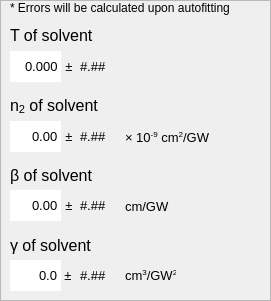
               <widget class="QFrame" name="frame_9">
                <property name="geometry">
                 <rect>
                  <x>600</x>
                  <y>60</y>
                  <width>271</width>
                  <height>301</height>
                 </rect>
                </property>
                <property name="frameShape">
                 <enum>QFrame::StyledPanel</enum>
                </property>
                <property name="frameShadow">
                 <enum>QFrame::Raised</enum>
                </property>
                <widget class="QLabel" name="label_107">
                 <property name="geometry">
                  <rect>
                   <x>10</x>
                   <y>230</y>
                   <width>201</width>
                   <height>31</height>
                  </rect>
                 </property>
                 <property name="font">
                  <font>
                   <pointsize>12</pointsize>
                  </font>
                 </property>
                 <property name="text">
                  <string>&lt;html&gt;&amp;gamma; of solvent&lt;/html&gt;</string>
                 </property>
                </widget>
                <widget class="QDoubleSpinBox" name="solventOA_betaSummary_doubleSpinBox">
                 <property name="geometry">
                  <rect>
                   <x>10</x>
                   <y>190</y>
                   <width>51</width>
                   <height>31</height>
                  </rect>
                 </property>
                 <property name="font">
                  <font>
                   <pointsize>10</pointsize>
                  </font>
                 </property>
                 <property name="contextMenuPolicy">
                  <enum>Qt::NoContextMenu</enum>
                 </property>
                 <property name="locale">
                  <locale language="English" country="UnitedStates"/>
                 </property>
                 <property name="frame">
                  <bool>false</bool>
                 </property>
                 <property name="alignment">
                  <set>Qt::AlignRight|Qt::AlignTrailing|Qt::AlignVCenter</set>
                 </property>
                 <property name="readOnly">
                  <bool>true</bool>
                 </property>
                 <property name="buttonSymbols">
                  <enum>QAbstractSpinBox::NoButtons</enum>
                 </property>
                 <property name="maximum">
                  <double>100000000.000000000000000</double>
                 </property>
                 <property name="value">
                  <double>0.000000000000000</double>
                 </property>
                </widget>
                <widget class="QLabel" name="label_109">
                 <property name="geometry">
                  <rect>
                   <x>10</x>
                   <y>160</y>
                   <width>201</width>
                   <height>31</height>
                  </rect>
                 </property>
                 <property name="font">
                  <font>
                   <pointsize>12</pointsize>
                  </font>
                 </property>
                 <property name="text">
                  <string>&lt;html&gt;&lt;head/&gt;&lt;body&gt;&lt;p&gt;&amp;beta; of solvent&lt;/p&gt;&lt;/body&gt;&lt;/html&gt;</string>
                 </property>
                </widget>
                <widget class="QDoubleSpinBox" name="solventOA_gammaSummary_doubleSpinBox">
                 <property name="geometry">
                  <rect>
                   <x>10</x>
                   <y>260</y>
                   <width>51</width>
                   <height>31</height>
                  </rect>
                 </property>
                 <property name="font">
                  <font>
                   <pointsize>10</pointsize>
                  </font>
                 </property>
                 <property name="contextMenuPolicy">
                  <enum>Qt::NoContextMenu</enum>
                 </property>
                 <property name="locale">
                  <locale language="English" country="UnitedStates"/>
                 </property>
                 <property name="frame">
                  <bool>false</bool>
                 </property>
                 <property name="alignment">
                  <set>Qt::AlignRight|Qt::AlignTrailing|Qt::AlignVCenter</set>
                 </property>
                 <property name="readOnly">
                  <bool>true</bool>
                 </property>
                 <property name="buttonSymbols">
                  <enum>QAbstractSpinBox::NoButtons</enum>
                 </property>
                 <property name="decimals">
                  <number>1</number>
                 </property>
                 <property name="maximum">
                  <double>100000000.000000000000000</double>
                 </property>
                </widget>
                <widget class="QLabel" name="label_110">
                 <property name="geometry">
                  <rect>
                   <x>61</x>
                   <y>190</y>
                   <width>16</width>
                   <height>31</height>
                  </rect>
                 </property>
                 <property name="font">
                  <font>
                   <pointsize>10</pointsize>
                  </font>
                 </property>
                 <property name="text">
                  <string>±</string>
                 </property>
                 <property name="alignment">
                  <set>Qt::AlignCenter</set>
                 </property>
                </widget>
                <widget class="QLabel" name="label_111">
                 <property name="geometry">
                  <rect>
                   <x>125</x>
                   <y>191</y>
                   <width>91</width>
                   <height>31</height>
                  </rect>
                 </property>
                 <property name="font">
                  <font>
                   <pointsize>10</pointsize>
                  </font>
                 </property>
                 <property name="text">
                  <string>&lt;html&gt;&lt;head/&gt;&lt;body&gt;&lt;p&gt;cm/GW&lt;/p&gt;&lt;/body&gt;&lt;/html&gt;</string>
                 </property>
                </widget>
                <widget class="QLabel" name="solventOA_betaErrorSummary_label">
                 <property name="geometry">
                  <rect>
                   <x>80</x>
                   <y>190</y>
                   <width>41</width>
                   <height>31</height>
                  </rect>
                 </property>
                 <property name="font">
                  <font>
                   <pointsize>10</pointsize>
                  </font>
                 </property>
                 <property name="text">
                  <string>#.##</string>
                 </property>
                 <property name="alignment">
                  <set>Qt::AlignLeading|Qt::AlignLeft|Qt::AlignVCenter</set>
                 </property>
                </widget>
                <widget class="QLabel" name="solventOA_gammaErrorSummary_label">
                 <property name="geometry">
                  <rect>
                   <x>80</x>
                   <y>260</y>
                   <width>41</width>
                   <height>31</height>
                  </rect>
                 </property>
                 <property name="font">
                  <font>
                   <pointsize>10</pointsize>
                  </font>
                 </property>
                 <property name="text">
                  <string>#.##</string>
                 </property>
                 <property name="alignment">
                  <set>Qt::AlignLeading|Qt::AlignLeft|Qt::AlignVCenter</set>
                 </property>
                </widget>
                <widget class="QLabel" name="label_112">
                 <property name="geometry">
                  <rect>
                   <x>125</x>
                   <y>260</y>
                   <width>51</width>
                   <height>31</height>
                  </rect>
                 </property>
                 <property name="font">
                  <font>
                   <pointsize>10</pointsize>
                  </font>
                 </property>
                 <property name="text">
                  <string>&lt;html&gt;&lt;head/&gt;&lt;body&gt;&lt;p&gt;cm&lt;sup&gt;3&lt;/sup&gt;/GW&lt;sup&gt;2&lt;/sup&gt;&lt;/p&gt;&lt;/body&gt;&lt;/html&gt;</string>
                 </property>
                </widget>
                <widget class="QLabel" name="label_113">
                 <property name="geometry">
                  <rect>
                   <x>60</x>
                   <y>260</y>
                   <width>16</width>
                   <height>31</height>
                  </rect>
                 </property>
                 <property name="font">
                  <font>
                   <pointsize>10</pointsize>
                  </font>
                 </property>
                 <property name="text">
                  <string>±</string>
                 </property>
                 <property name="alignment">
                  <set>Qt::AlignCenter</set>
                 </property>
                </widget>
                <widget class="QLabel" name="label_116">
                 <property name="geometry">
                  <rect>
                   <x>10</x>
                   <y>20</y>
                   <width>201</width>
                   <height>31</height>
                  </rect>
                 </property>
                 <property name="font">
                  <font>
                   <pointsize>12</pointsize>
                  </font>
                 </property>
                 <property name="text">
                  <string>T of solvent</string>
                 </property>
                 <property name="textFormat">
                  <enum>Qt::PlainText</enum>
                 </property>
                </widget>
                <widget class="QLabel" name="solventOA_TErrorSummary_label">
                 <property name="geometry">
                  <rect>
                   <x>80</x>
                   <y>51</y>
                   <width>41</width>
                   <height>31</height>
                  </rect>
                 </property>
                 <property name="font">
                  <font>
                   <pointsize>10</pointsize>
                  </font>
                 </property>
                 <property name="text">
                  <string>#.##</string>
                 </property>
                 <property name="alignment">
                  <set>Qt::AlignLeading|Qt::AlignLeft|Qt::AlignVCenter</set>
                 </property>
                </widget>
                <widget class="QDoubleSpinBox" name="solventOA_TSummary_doubleSpinBox">
                 <property name="geometry">
                  <rect>
                   <x>10</x>
                   <y>51</y>
                   <width>51</width>
                   <height>31</height>
                  </rect>
                 </property>
                 <property name="font">
                  <font>
                   <pointsize>10</pointsize>
                  </font>
                 </property>
                 <property name="contextMenuPolicy">
                  <enum>Qt::NoContextMenu</enum>
                 </property>
                 <property name="locale">
                  <locale language="English" country="UnitedStates"/>
                 </property>
                 <property name="frame">
                  <bool>false</bool>
                 </property>
                 <property name="alignment">
                  <set>Qt::AlignRight|Qt::AlignTrailing|Qt::AlignVCenter</set>
                 </property>
                 <property name="readOnly">
                  <bool>true</bool>
                 </property>
                 <property name="buttonSymbols">
                  <enum>QAbstractSpinBox::NoButtons</enum>
                 </property>
                 <property name="decimals">
                  <number>3</number>
                 </property>
                 <property name="minimum">
                  <double>-100000000.000000000000000</double>
                 </property>
                 <property name="maximum">
                  <double>100000000.000000000000000</double>
                 </property>
                </widget>
                <widget class="QLabel" name="label_118">
                 <property name="geometry">
                  <rect>
                   <x>61</x>
                   <y>51</y>
                   <width>16</width>
                   <height>31</height>
                  </rect>
                 </property>
                 <property name="font">
                  <font>
                   <pointsize>10</pointsize>
                  </font>
                 </property>
                 <property name="text">
                  <string>±</string>
                 </property>
                 <property name="alignment">
                  <set>Qt::AlignCenter</set>
                 </property>
                </widget>
                <widget class="QLabel" name="label_119">
                 <property name="geometry">
                  <rect>
                   <x>10</x>
                   <y>0</y>
                   <width>251</width>
                   <height>16</height>
                  </rect>
                 </property>
                 <property name="text">
                  <string>* Errors will be calculated upon autofitting</string>
                 </property>
                </widget>
                <widget class="QDoubleSpinBox" name="solventOA_n2Summary_doubleSpinBox">
                 <property name="geometry">
                  <rect>
                   <x>10</x>
                   <y>121</y>
                   <width>51</width>
                   <height>31</height>
                  </rect>
                 </property>
                 <property name="font">
                  <font>
                   <pointsize>10</pointsize>
                  </font>
                 </property>
                 <property name="contextMenuPolicy">
                  <enum>Qt::NoContextMenu</enum>
                 </property>
                 <property name="locale">
                  <locale language="English" country="UnitedStates"/>
                 </property>
                 <property name="frame">
                  <bool>false</bool>
                 </property>
                 <property name="alignment">
                  <set>Qt::AlignRight|Qt::AlignTrailing|Qt::AlignVCenter</set>
                 </property>
                 <property name="readOnly">
                  <bool>true</bool>
                 </property>
                 <property name="buttonSymbols">
                  <enum>QAbstractSpinBox::NoButtons</enum>
                 </property>
                 <property name="minimum">
                  <double>-100000000.000000000000000</double>
                 </property>
                 <property name="maximum">
                  <double>100000000.000000000000000</double>
                 </property>
                 <property name="value">
                  <double>0.000000000000000</double>
                 </property>
                </widget>
                <widget class="QLabel" name="label_108">
                 <property name="geometry">
                  <rect>
                   <x>10</x>
                   <y>90</y>
                   <width>201</width>
                   <height>31</height>
                  </rect>
                 </property>
                 <property name="font">
                  <font>
                   <pointsize>12</pointsize>
                  </font>
                 </property>
                 <property name="text">
                  <string>&lt;html&gt;&lt;head/&gt;&lt;body&gt;&lt;p&gt;n&lt;span style=&quot; vertical-align:sub;&quot;&gt;2&lt;/span&gt; of solvent&lt;/p&gt;&lt;/body&gt;&lt;/html&gt;</string>
                 </property>
                </widget>
                <widget class="QLabel" name="label_114">
                 <property name="geometry">
                  <rect>
                   <x>61</x>
                   <y>121</y>
                   <width>16</width>
                   <height>31</height>
                  </rect>
                 </property>
                 <property name="font">
                  <font>
                   <pointsize>10</pointsize>
                  </font>
                 </property>
                 <property name="text">
                  <string>±</string>
                 </property>
                 <property name="alignment">
                  <set>Qt::AlignCenter</set>
                 </property>
                </widget>
                <widget class="QLabel" name="solventOA_n2ErrorSummary_label">
                 <property name="geometry">
                  <rect>
                   <x>80</x>
                   <y>121</y>
                   <width>41</width>
                   <height>31</height>
                  </rect>
                 </property>
                 <property name="font">
                  <font>
                   <pointsize>10</pointsize>
                  </font>
                 </property>
                 <property name="text">
                  <string>#.##</string>
                 </property>
                 <property name="alignment">
                  <set>Qt::AlignLeading|Qt::AlignLeft|Qt::AlignVCenter</set>
                 </property>
                </widget>
                <widget class="QLabel" name="label_115">
                 <property name="geometry">
                  <rect>
                   <x>125</x>
                   <y>122</y>
                   <width>91</width>
                   <height>31</height>
                  </rect>
                 </property>
                 <property name="font">
                  <font>
                   <pointsize>10</pointsize>
                  </font>
                 </property>
                 <property name="text">
                  <string>&lt;html&gt;&lt;head/&gt;&lt;body&gt;&lt;p&gt;× 10&lt;span style=&quot; vertical-align:super;&quot;&gt;-9&lt;/span&gt; cm&lt;span style=&quot; vertical-align:super;&quot;&gt;2&lt;/span&gt;/GW&lt;/p&gt;&lt;/body&gt;&lt;/html&gt;</string>
                 </property>
                </widget>
               </widget>
